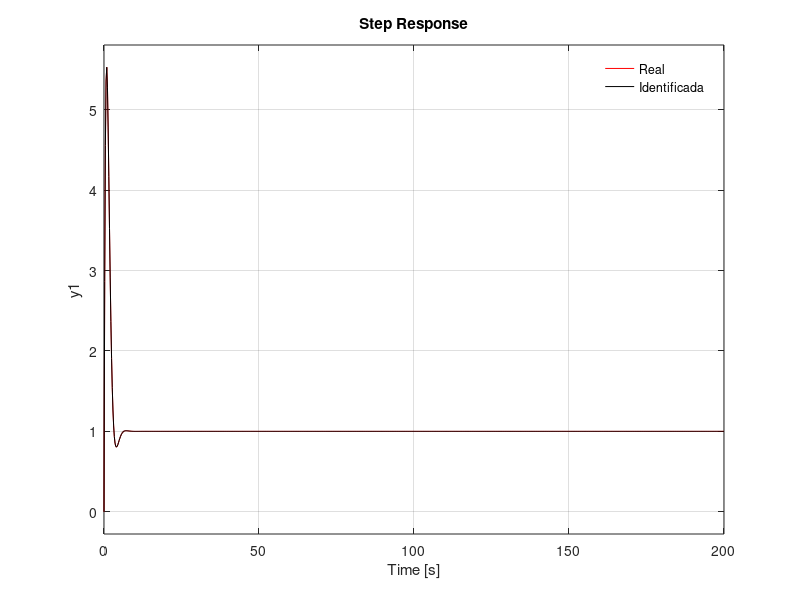

MATLAB code for this plot:

%Se elige funcion de transferencia real de prueba
%Planta con polos distintos
% sys_G=tf(2*[8 1],conv([5 1],[6 1])); 
% sys_G=tf(16*[45 1],conv([25 1],[30 1]))
sys_G=tf(2*[8 1],([ 1 2 2]));

%Genera la respuesta al escalon unitario
% desde 0 a 50 segundos con muestreo cada 2 segundos.
StepAmplitude = 1;
t_s=0:0.1:50;
[y,t0]=step(StepAmplitude*sys_G,t_s);

%Elige puntos de muestreo, tienen que ser equidistantes
%Tiempo inicial más largo para polos distintos
%Selecciona el punto en t=4 segundos como primer punto de muestreo (t1).
t_inic=3;
[val lugar] =min(abs(t_inic-t0)); y_t1=y(lugar);
t_t1=t0(lugar);
ii=1; 

[val lugar] =min(abs(2*t_inic-t0));
t_2t1=t0(lugar);
y_2t1=y(lugar);
[val lugar] =min(abs(3*t_inic-t0));
t_3t1=t0(lugar);
y_3t1=y(lugar);

%Cálculo de Parámetros Intermedios
%Calculo de ganacias
K=y(end)/StepAmplitude; %Ganancia estatica con el TVF
k1=(1/StepAmplitude)*y_t1/K-1;%Afecto el valor del Escalon, valores normalizados
k2=(1/StepAmplitude)*y_2t1/K-1;
k3=(1/StepAmplitude)*y_3t1/K-1;
%Calculo constantes de tiempo
be=4*k1^3*k3-3*k1^2*k2^2-4*k2^3+k3^2+6*k1*k2*k3; %polos distintos

%polos distintos
alfa1=(k1*k2+k3-sqrt(be))/(2*(k1^2+k2)); %depende de la cte de tiempo de p1
alfa2=(k1*k2+k3+sqrt(be))/(2*(k1^2+k2)); %depende de la cte de tiempo de p2
beta=(k1+alfa2)/(alfa1-alfa2); %depende de la cte de tiempo de z1
%beta=(2*k1^3+3*k1*k2+k3-sqrt(be))/(sqrt(be));%polos distintos
% alfa2= (k3 + k1*k2 + (4*k1^3*k3 - 3*k1^2*k2^2 + 6*k1*k2*k3 - 4*k2^3 + k3^2)^(1/2))/(2*(k1^2 + k2));
% alfa1= (k3 + k1*k2 - (4*k1^3*k3 - 3*k1^2*k2^2 + 6*k1*k2*k3 - 4*k2^3 + k3^2)^(1/2))/(2*(k1^2 + k2));

%Convierte los parámetros intermedios a constantes de tiempo físicas
%polos distintos
T1_ang=-t_t1/log(alfa1);
T2_ang=-t_t1/log(alfa2);
T3_ang=beta*(T1_ang-T2_ang)+T1_ang;
T1(ii)=T1_ang;
T2(ii)=T2_ang;
T3(ii)=T3_ang;
T3_ang=sum(T3/length(T3));
T2_ang=sum(T2/length(T2));
T1_ang=sum(T1/length(T1));

%Se valida el modelo identificado
%Compara la identificada con la original
sys_G_ang=tf(K*[T3_ang 1],conv([T1_ang 1],[T2_ang 1])) %Estimada 
step(StepAmplitude*sys_G,'r',StepAmplitude*sys_G_ang,'k',200),hold on
legend('Real','Identificada');
legend('boxoff');